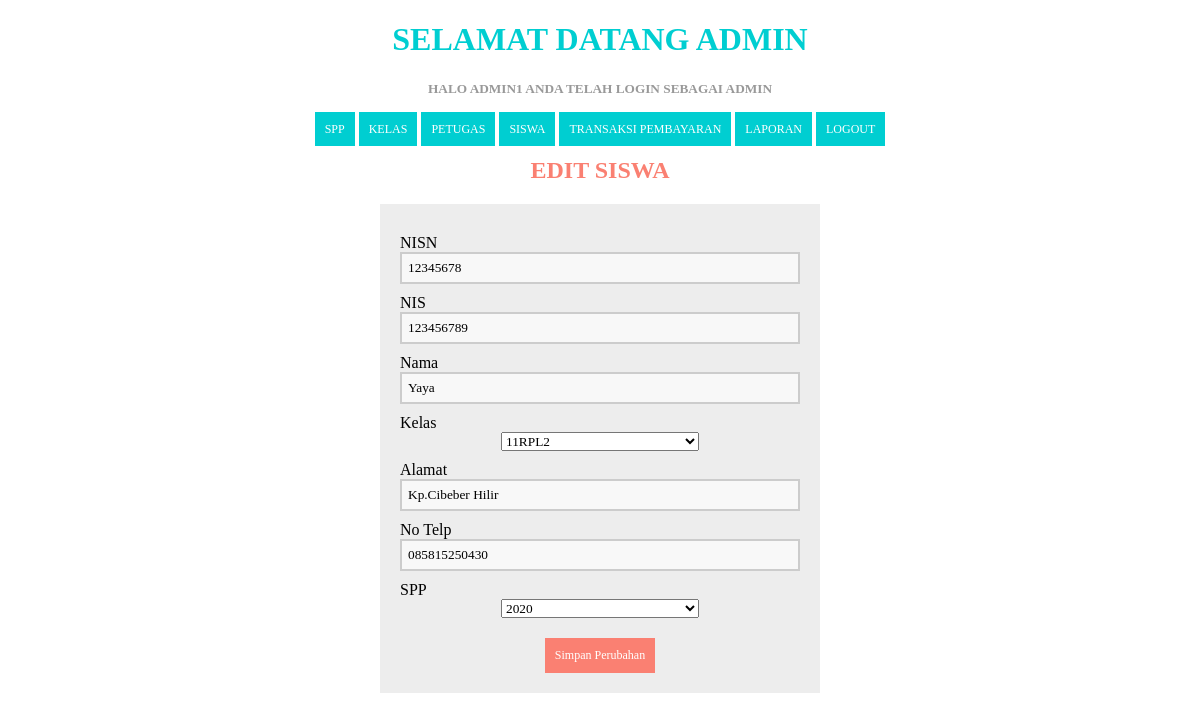
The app's page /edit.php?id=12345678 (signed in) with its own data.
### tables this page shows
CREATE TABLE `siswa` (
  `nisn` varchar(11) NOT NULL,
  `nis` varchar(11) NOT NULL,
  `nama` varchar(35) NOT NULL,
  `id_kelas` int(11) NOT NULL,
  `alamat` text NOT NULL,
  `no_telp` varchar(13) NOT NULL,
  `id_spp` int(11) NOT NULL
);

### edit.php (the view, shortened to what this page needs)
<?php
include 'koneksi.php';
  if (isset($_GET['id'])) {
    $id = ($_GET["id"]);
    $query = "SELECT * FROM siswa,kelas,spp WHERE siswa.nisn='$id' AND siswa.id_kelas=kelas.id_kelas AND siswa.id_spp=spp.id_spp";
    $result = mysqli_query($koneksi, $query);
        $data = mysqli_fetch_assoc($result);
  } else {
    echo "<script>alert('Masukkan data id.');window.location='siswa.php';</script>";
  }
  ?>
<!DOCTYPE html>
<html>
  <head>
  </head>
<body>
  <?php
  include ('header.php');
?>
      <center>
        <h2>Edit Siswa</h2>
      <center>
      <form method="POST" action="proses_editsiswa.php" enctype="multipart/form-data" >
      <section class="base">
        <div>
         <label>NISN</label>
        <input name="nisn" readonly value="<?php echo $data['nisn']; ?>" required=""/>
        </div>
        <div>
           <label>NIS</label>
        <input name="nis" readonly value="<?php echo $data['nis']; ?>" required=""/>
        </div>
        <div>
           <label>Nama</label>
        <input name="nis" value="<?php echo $data['nama']; ?>"/>
        </div>
       <div>
         <label>Kelas</label>
          <select name="id_kelas">
            <?php
                $idkelasygdipilih=$data['id_kelas'];
                $query = "SELECT * FROM kelas ORDER BY nama_kelas ASC";
                $result = mysqli_query($koneksi, $query);
                while($row = mysqli_fetch_assoc($result))
                {
                ?>
           <option value="<?php echo $row['id_kelas']; ?>" <?php if($row['id_kelas']=="$idkelasygdipilih"){?> selected="selected" <?php } ?>><?php echo $row['nama_kelas']; ?></option>
           <?php
                }
                ?>
           </select>
      </div>
        <div>
           <label>Alamat</label>
        <input name="alamat" value="<?php echo $data['alamat']; ?>"/>
      </div>
        <div>
           <label>No Telp</label>
        <input name="no_telp" value="<?php echo $data['no_telp']; ?>"/>
      </div>
        <div>
         <label>SPP</label>
          <select name="id_spp">
            <?php
             $idsppygdipilih=$data['id_spp'];
                $query = "SELECT * FROM spp ORDER BY nominal ASC";
                $result = mysqli_query($koneksi, $query);
                while($row = mysqli_fetch_assoc($result))
                {
                ?>
            <option value="<?php echo $row['id_spp']; ?>" <?php if($row['id_spp']=="$idsppygdipilih"){?> selected="selected" <?php } ?>><?php echo $row['tahun']; ?></option>
           <?php
                }
                ?>
           </select>
      </div>
        <div>
         <button type="submit">Simpan Perubahan</button>
        </div>
        </section>
      </form>
</body>
</html>

### edit.php (style rules this page uses)
* { font-family: "Trebuchet MS"; }
h2 { text-transform: uppercase; color: salmon; }
button { background-color: salmon; color: #fff; padding: 10px; text-decoration: none; font-size: 12px; border: 0px; margin-top: 20px; }
label { margin-top: 10px; float: left; text-align: left; width: 100%; }
input { padding: 6px; width: 100%; box-sizing: border-box; background: #f8f8f8; border: 2px solid #ccc; outline-color: salmon; }
div { width: 100%; height: auto; }
.base { width: 400px; height: auto; padding: 20px; margin-left: auto; margin-right: auto; background: #ededed; }

### header.php (style rules this page uses)
* { font-family: "Trebuchet MS"; }

### records on screen
siswa: nisn "12345678", nis "123456789", nis "Yaya", alamat "Kp.Cibeber Hilir", no_telp "085815250430"

### other values on screen
$_SESSION['username'] "ADMIN1"
$_SESSION['level'] "ADMIN"
form field id_kelas "11RPL2"
form field id_spp "2020"
